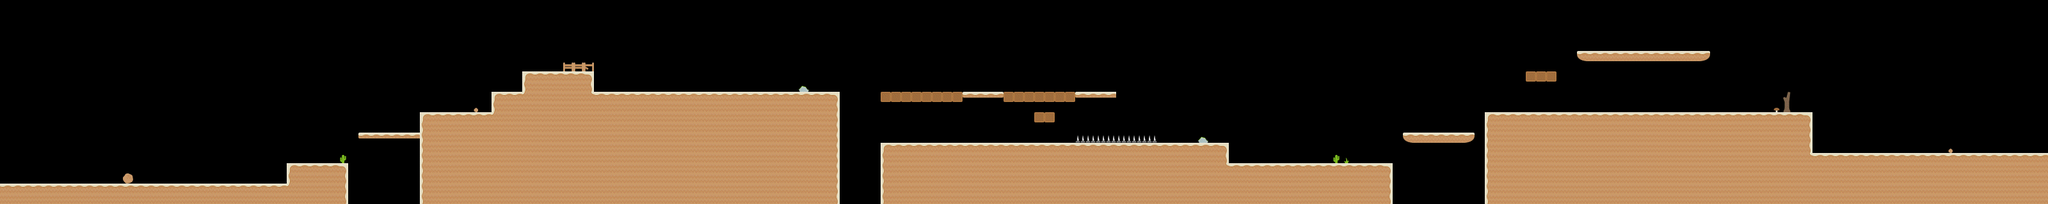

A 2D game scene composited from a Tiled map and its tileset images. What follows is a short description and the map's XML, with each tile layer's data collapsed to a summary:
An orthogonal 200x20 tile map with 16x16 px tiles, 3 tile layers (tileLayer, hazardLayer, elementLayer), 3 tilesets and 71 objects (30x coin, 20x destroy, 6x walker, 5x staticshooter, 3x doublewalker, ...).

<map version="1.0" orientation="orthogonal" renderorder="right-down" width="200" height="20" tilewidth="16" tileheight="16" nextobjectid="182">
    <tileset firstgid="1" name="world2" tilewidth="16" tileheight="16" spacing="4" margin="2" tilecount="36" columns="36">
        <image source="world2.png" width="720" height="20" />
    </tileset>
    <tileset firstgid="37" name="hazard" tilewidth="16" tileheight="16" spacing="4" margin="2" tilecount="9" columns="9">
        <image source="hazard.png" width="180" height="20" />
    </tileset>
    <tileset firstgid="46" name="elements1" tilewidth="16" tileheight="16" spacing="4" margin="2" tilecount="40" columns="40">
        <image source="elements1.png" width="800" height="20" />
    </tileset>
    <layer name="tileLayer" width="200" height="20">
        <data>[4000 cells, 1256 non-empty, 14 distinct tile ids]</data>
    </layer>
    <objectgroup name="gameObjects">
        <object id="1" name="player" x="32" y="256" width="16" height="32" />
        <object id="67" name="walker" x="352" y="256" width="16" height="32" />
        <object id="68" name="doublewalker" x="832" y="80" width="16" height="32" />
        <object id="89" name="walker" x="1120" y="112" width="16" height="32" />
        <object id="90" name="walker" x="1936" y="224" width="16" height="32" />
        <object id="91" name="flyer" x="1664" y="96" width="16" height="32" />
        <object id="92" name="staticshooter" x="512" y="224" width="16" height="32" />
        <object id="93" name="staticshooter" x="1728" y="112" width="16" height="32" />
        <object id="94" name="walker" x="1600" y="192" width="16" height="32" />
        <object id="95" name="walker" x="1440" y="112" width="16" height="32" />
        <object id="96" name="coin" x="1744" y="96" width="16" height="16" />
        <object id="98" name="coin" x="1552" y="176" width="16" height="16" />
        <object id="100" name="coin" x="1680" y="96" width="16" height="16" />
        <object id="104" name="coin" x="1504" y="176" width="16" height="16" />
        <object id="105" name="coin" x="1728" y="96" width="16" height="16" />
        <object id="106" name="coin" x="1536" y="176" width="16" height="16" />
        <object id="111" name="coin" x="1696" y="96" width="16" height="16" />
        <object id="112" name="coin" x="1520" y="176" width="16" height="16" />
        <object id="114" name="coin" x="1712" y="96" width="16" height="16" />
        <object id="115" name="coin" x="1760" y="96" width="16" height="16" />
        <object id="116" name="coin" x="1776" y="96" width="16" height="16" />
        <object id="117" name="coin" x="1792" y="96" width="16" height="16" />
        <object id="130" name="staticshooter" x="784" y="112" width="16" height="32" />
        <object id="153" name="exit" x="3152" y="192" width="32" height="48" />
        <object id="154" name="coin" x="2592" y="48" width="16" height="16" />
        <object id="155" name="coin" x="2576" y="48" width="16" height="16" />
        <object id="156" name="jumper" x="2688" y="144" width="16" height="32" />
        <object id="157" name="coin" x="2624" y="48" width="16" height="16" />
        <object id="158" name="coin" x="2608" y="48" width="16" height="16" />
        <object id="159" name="coin" x="2544" y="48" width="16" height="16" />
        <object id="160" name="coin" x="2560" y="48" width="16" height="16" />
        <object id="161" name="staticshooter" x="2640" y="48" width="16" height="32" />
        <object id="162" name="doublewalker" x="2256" y="176" width="16" height="32" />
        <object id="163" name="staticshooter" x="2464" y="144" width="16" height="32" />
        <object id="165" name="coin" x="3008" y="208" width="16" height="16" />
        <object id="166" name="coin" x="2960" y="208" width="16" height="16" />
        <object id="167" name="coin" x="2992" y="208" width="16" height="16" />
        <object id="168" name="coin" x="2976" y="208" width="16" height="16" />
        <object id="169" name="coin" x="656" y="128" width="16" height="16" />
        <object id="170" name="coin" x="688" y="128" width="16" height="16" />
        <object id="171" name="coin" x="672" y="128" width="16" height="16" />
        <object id="172" name="coin" x="704" y="128" width="16" height="16" />
        <object id="173" name="helmetyellow" x="592" y="176" width="16" height="16" />
        <object id="174" name="doublewalker" x="1616" y="112" width="16" height="32" />
        <object id="175" name="walker" x="2880" y="208" width="16" height="32" />
        <object id="176" name="flyer" x="1344" y="112" width="16" height="32" />
        <object id="177" name="flyer" x="1184" y="96" width="16" height="32" />
        <object id="178" name="coin" x="2096" y="224" width="16" height="16" />
        <object id="179" name="coin" x="2112" y="224" width="16" height="16" />
        <object id="180" name="coin" x="2128" y="224" width="16" height="16" />
        <object id="181" name="coin" x="2144" y="224" width="16" height="16" />
    </objectgroup>
    <objectgroup name="interactionObjects">
        <object id="97" name="destroy" x="1648" y="144" width="16" height="16" />
        <object id="101" name="destroy" x="1568" y="144" width="16" height="16" />
        <object id="102" name="destroy" x="1632" y="144" width="16" height="16" />
        <object id="107" name="destroy" x="1664" y="144" width="16" height="16" />
        <object id="108" name="destroy" x="1584" y="144" width="16" height="16" />
        <object id="109" name="destroy" x="1616" y="144" width="16" height="16" />
        <object id="113" name="destroy" x="1600" y="144" width="16" height="16" />
        <object id="122" name="destroy" x="1392" y="144" width="16" height="16" />
        <object id="123" name="destroy" x="1488" y="144" width="16" height="16" />
        <object id="124" name="destroy" x="1472" y="144" width="16" height="16" />
        <object id="125" name="destroy" x="1424" y="144" width="16" height="16" />
        <object id="126" name="destroy" x="1440" y="144" width="16" height="16" />
        <object id="127" name="destroy" x="1408" y="144" width="16" height="16" />
        <object id="128" name="destroy" x="1456" y="144" width="16" height="16" />
        <object id="129" name="destroy" x="1376" y="144" width="16" height="16" />
        <object id="131" name="destroy" x="1632" y="176" width="16" height="16" />
        <object id="132" name="destroy" x="1616" y="176" width="16" height="16" />
        <object id="135" name="destroy" x="2400" y="112" width="16" height="16" />
        <object id="136" name="destroy" x="2416" y="112" width="16" height="16" />
        <object id="137" name="destroy" x="2384" y="112" width="16" height="16" />
    </objectgroup>
    <layer name="hazardLayer" width="200" height="20">
        <data>[4000 cells, 8 non-empty, 1 distinct tile ids]</data>
    </layer>
    <layer name="elementLayer" width="200" height="20">
        <data>[4000 cells, 14 non-empty, 10 distinct tile ids]</data>
    </layer>
</map>
